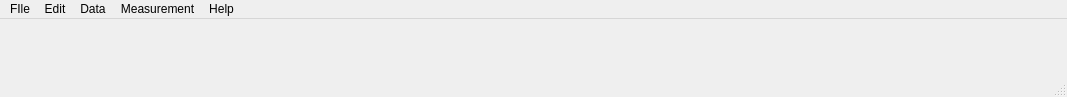
<?xml version="1.0" encoding="UTF-8"?>
<ui version="4.0">
 <class>MainWindow</class>
 <widget class="QMainWindow" name="MainWindow">
  <property name="geometry">
   <rect>
    <x>0</x>
    <y>0</y>
    <width>1067</width>
    <height>97</height>
   </rect>
  </property>
  <property name="windowTitle">
   <string>MainWindow</string>
  </property>
  <widget class="QWidget" name="centralwidget"/>
  <widget class="QMenuBar" name="menubar">
   <property name="geometry">
    <rect>
     <x>0</x>
     <y>0</y>
     <width>1067</width>
     <height>22</height>
    </rect>
   </property>
   <widget class="QMenu" name="menuFIle">
    <property name="title">
     <string>FIle</string>
    </property>
   </widget>
   <widget class="QMenu" name="menuEdit">
    <property name="title">
     <string>Edit</string>
    </property>
   </widget>
   <widget class="QMenu" name="menuData">
    <property name="title">
     <string>Data</string>
    </property>
   </widget>
   <widget class="QMenu" name="menuMeasurement">
    <property name="title">
     <string>Measurement</string>
    </property>
   </widget>
   <widget class="QMenu" name="menuHelp">
    <property name="title">
     <string>Help</string>
    </property>
   </widget>
   <addaction name="menuFIle"/>
   <addaction name="menuEdit"/>
   <addaction name="menuData"/>
   <addaction name="menuMeasurement"/>
   <addaction name="menuHelp"/>
  </widget>
  <widget class="QStatusBar" name="statusbar"/>
 </widget>
 <resources/>
 <connections/>
</ui>
